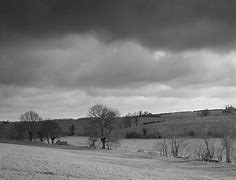
#> input picture Computer Vision/01.jpg, 236 x 180 px
$ python temp.py
#> lines starting #> are read from the running program, lines starting #| are printed output that depends on the picture; after the words box and inside, x2 and y2 are one past the last pixel; in counts of white or black regions, pixels touching at a corner belong together
# -*- coding: utf-8 -*-
"""
Spyder Editor

This is a temporary script file.
"""
import matplotlib.pyplot as plt
import imageio as io
import numpy as np
def colorToGrey01(image):
#> called with image = '01.jpg'
    im=io.imread(image)
#> im is the input picture: shape (180, 236, 3); min 0, max 255, mean 120.4
    im2=np.zeros((im.shape[0],im.shape[1]),dtype='int')
    print(im.shape)
#| (180, 236, 3)
    print(im.shape[0],im.shape[1])
#| 180 236
    for channel in range(0,2):
        for x in range(0,im.shape[0]):
            for y in range(0,im.shape[1]):
                if channel==0:
                    im2[x,y]+=im[x,y,channel]*0.29
                elif channel==1:
                    im2[x,y]+=im[x,y,channel]*0.58
                else:
                    im2[x,y]+=im[x,y,channel]*0.11
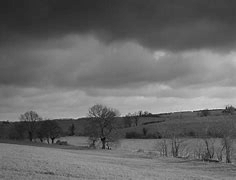
#> im2: shape (180, 236) int64; min 0, max 220, mean 103.7
    return im2

#plt.imshow(colorToGrey01('01.jpg'),cmap='gray')
#plt.show()
def appendImages(image1,image2):
    image01=colorToGrey01(image1)
    image02=colorToGrey01(image2)
#> call 2 of colorToGrey01, with image = '02.jpg'
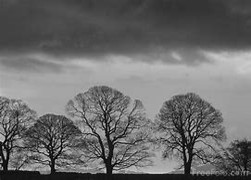
#> input picture Computer Vision/02.jpg, 251 x 180 px
#> in colorToGrey01, im is the input picture: shape (180, 251, 3); min 0, max 225, mean 107.8
#| (180, 251, 3)
#| 180 251
#> after the loop in colorToGrey01 (call 2), `for channel in range(0,2):`:
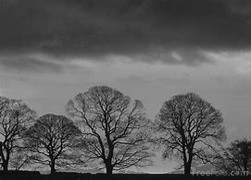
#> im2: shape (180, 251) int64; min 0, max 195, mean 92.8
    image03=np.zeros((image01.shape[0],image01.shape[1]+image02.shape[1]+20),dtype='int')
    for x in range (0,image01.shape[0]):
        for y in range (0,image01.shape[1]):
            image03[x][y]= image01[x][y]
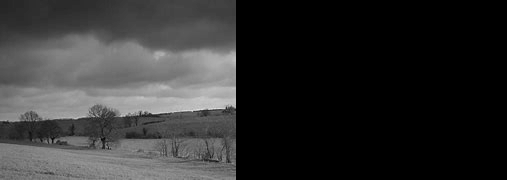
#> image03: shape (180, 507) int64; min 0, max 220, mean 48.3
    for x in range (0,image01.shape[0]):
        for y in range (image01.shape[1],image01.shape[1]+20):
            image03[x][y]=255
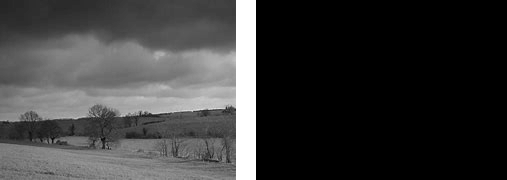
#> image03: shape (180, 507) int64; 3.94% of pixels changed, all inside (x1, y1, x2, y2) = (236, 0, 256, 180)
    for x in range (0,image02.shape[0]):
        for y in range (0,image02.shape[1]):
            image03[x][y+20+image01.shape[1]]= image02[x][y]
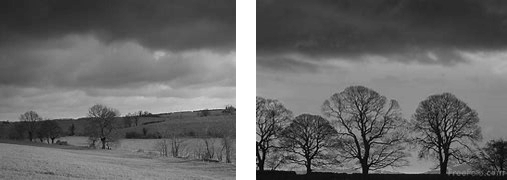
#> image03: shape (180, 507) int64; min 0, max 255, mean 104.3
    return image03

plt.imshow(appendImages('01.jpg','02.jpg'),cmap='gray')
plt.show()


def colorToGrey00(image):                                  # convert color image to grey scale using advanced processing
    im = io.imread(image)
    print("image shape before"+str(im.shape))
    print("No of channels in the image are "+str(im.shape[2]))
    im1=np.zeros((im.shape[0],im.shape[1]))
    im1=(im[:,:,0]*0.299+im[:,:,1]*0.587+im[:,:,2]*0.114)
    print("image shape after"+str(im1.shape))
    plt.imshow(im1)
    return im1
#plt.imshow(colorToGrey01("Wall.jpg"))
